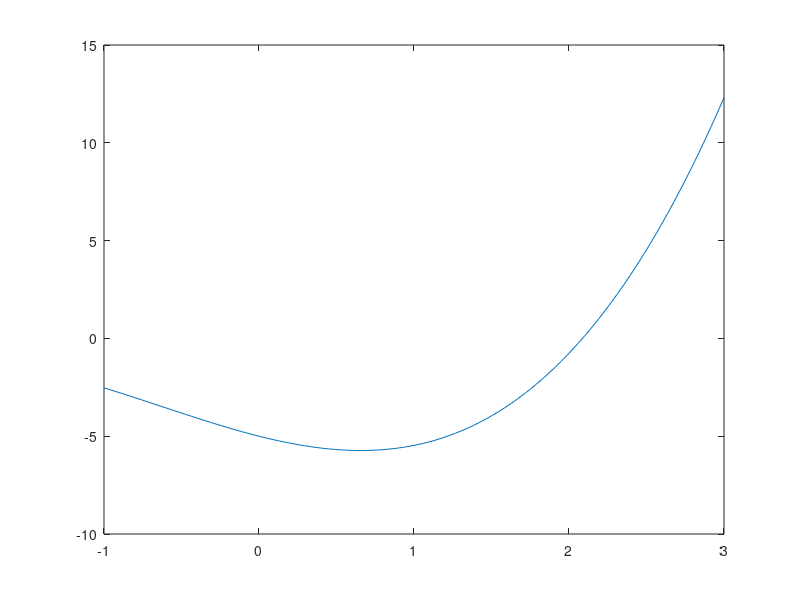

The MATLAB script that drew this image: (Note: this script raises an error after producing the figure.)
%%PLOT
x = linspace(-1,3);
plot(x,0.53*x.^3 + x.^2 - 2*x - 5);
axes0



%% BISSECCION
clc
tol = 10^(-4);
f = @(x) 0.53*x^3 + x^2 - 2*x - 5;
No = 20;

a = 1;
b = 3;1,
fa = f(a);
i = 0;

tic
[p, i] = biseccion(f, a, b, tol, No)
toc

%RESPUESTA: 2.0871
%ITERACIONES: 14

%% NEWTON RAPHSON
clc

f = @(x) 0.53*x^3 + x^2 - 2*x - 5;
fp = @(x) 1.59*x^2 + 2*x - 2;
p0 = 1;
tol = 10^(-4);
No = 20;

tic
[p, i] = newtonRaphson(f, fp, p0, tol, No)
toc 

%RESPUESTA: 2.0871
%ITERACIONES: 7

%% SECANTE

clc
f = @(x) 0.53*x^3 + x^2 - 2*x - 5;
p0 = 1;
p1 = 3;
tol = 10^(-4);
No = 20;

tic
[p,i] = secante(f, p0, p1, tol, No)
toc

%RESPUESTA: 2.0871
%ITERACIONES: 8

%% FALSA POSICION 

clc
f = @(x) 0.53*x^3 + x^2 - 2*x - 5;
p0 = 1;
p1 = 3;
tol = 10^(-4);
No = 20;

tic
[p,i] = falsaPosicion(f, p0, p1, tol, No)
toc

%RESPUESTA: 2.0871
%ITERACIONES: 11
